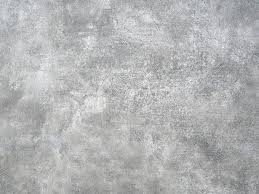
#> input picture img.png, 259 x 194 px
$ python tp2.py
#> lines starting #> are read from the running program, lines starting #| are printed output that depends on the picture
import cv2
import numpy as np
import matplotlib.pyplot as plt

from numpy.lib.shape_base import vsplit

img = cv2.imread('img.png', cv2.IMREAD_GRAYSCALE)
#> img: shape (194, 259); min 105, max 253, mean 178.5
img[:] =img[:]/2
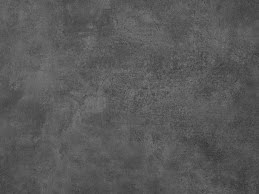
#> img: shape (194, 259); min 52, max 126, mean 89
if img is None:
    print("Erreur : L'image n'a pas pu être chargée. Vérifiez le chemin du fichier.")
    exit()

imgNorm = np.zeros((img.shape), np.uint8)
h, w = img.shape
#> h = 194; w = 259
min = 255
max = 0
for y in range(h):
    for x in range(w):
        if img[y, x] > max:
            max = img[y, x]
        if img[y, x] < min:
            min = img[y, x]
#> after the loop, max = 126; min = 52

for y in range(h):
    for x in range(w):
        imgNorm[y, x] = (img[y, x] - min) * 255 / (max - min)
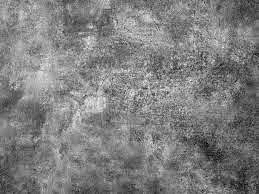
#> imgNorm: shape (194, 259); min 0, max 255, mean 127.1

cv2.imshow('image source', img)
cv2.imshow('image normal', imgNorm)

# TP2: Histograms
hist1 = np.zeros((256, 1), np.uint16)
for y in range(h):
    for x in range(w):
        hist1[img[y, x], 0] += 1

hist2 = cv2.calcHist([imgNorm], [0], None, [256], [0, 255])
#> hist2 = 256 values, max 2241 at index 130, min 0 at index 1, mean 196.3

plt.figure()
plt.title('Image normalisee')
plt.xlabel('GrayScale')
plt.ylabel('nbPixels')
plt.plot(hist2)
plt.plot(hist1)
plt.xlim([0, 255])
plt.show()
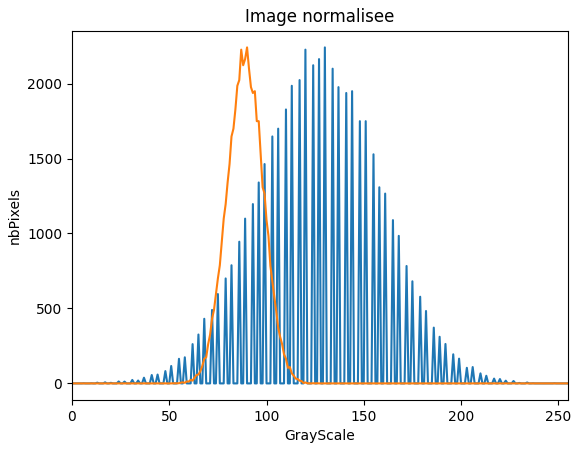
#> figure drawn by matplotlib, 1 panel; curve peaks at x = 130, y = 2241; curve peaks at x = 90, y = 2241
cv2.waitKey(0)
cv2.destroyAllWindows()
